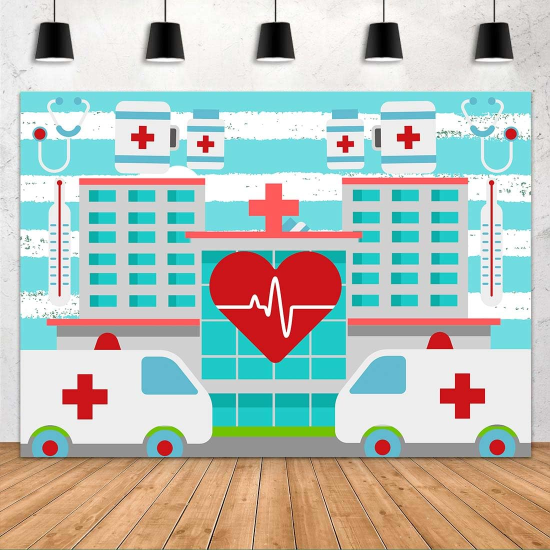
#> input picture GUI_tkinter/Serv_medico/fondo_inicio.jpg, 1100 x 1100 px, found by its file name (shown at 1/2 size); its folder holds only this picture in this run
$ python -i frontend.py   (imports and definitions only)
#> lines starting #> are read from the running program, lines starting #| are printed output that depends on the picture
### GUI_tkinter/Serv_medico/backend.py
from datetime import datetime
import json
import os

# Rutas de los archivos JSON
PERSONAS_JSON = "personas.json"
PACIENTES_JSON = "pacientes.json"
CITAS_JSON = "citas.json"
SERVICIOS_JSON = "servicios.json"
EXPEDIENTES_JSON = "expedientes.json"
DOCTORES_JSON = "doctores.json"

class Personas:
    Lista_personas = []

    # [28 lines left out: functions __init__, cargar_usuarios, guardar_usuarios, not called in this run]


class Pacientes(Personas):
    Lista_pacientes = []

    # [40 lines left out: functions __init__, cargar_pacientes, guardar_pacientes, not called in this run]


class Doctores(Personas):
    Lista_doctores = []

    # [28 lines left out: functions __init__, cargar_doctores, guardar_doctores, not called in this run]


class Citas:
    lista_citas = []

    # [39 lines left out: functions __init__, cargar_citas, guardar_citas, not called in this run]


class Servicios:
    Lista_servicios = []

    # [26 lines left out: functions __init__, cargar_servicios, guardar_servicios, not called in this run]


class Expediente:
    @classmethod
    def cargar_expedientes(cls):
        if os.path.exists(EXPEDIENTES_JSON):
            try:
                with open(EXPEDIENTES_JSON, "r") as file:
                    return json.load(file)
            except json.JSONDecodeError:
                print("Advertencia: El archivo de expedientes está vacío o corrupto. Se inicializó un diccionario vacío.")
        return {}

    # [4 lines left out: function guardar_expedientes, not called in this run]

### GUI_tkinter/Serv_medico/frontend.py
import tkinter as tk
from tkinter import messagebox, ttk
from tkcalendar import Calendar
from backend import *
from datetime import datetime
from PIL import Image, ImageTk

# [5 lines not run here, left out]
expedientes = Expediente.cargar_expedientes()

def ventana_principal():
    global root
    root = tk.Tk()
    root.title("Sistema de Consultorio Médico")
    root.geometry("800x600+0+0")
    root.iconbitmap("C://Users//Jaime//Documents//GitHub//progavan//GUI_tkinter//Serv_medico//medicina.ico")

    imagen_fondo = Image.open("C://Users//Jaime//Documents//GitHub//progavan//GUI_tkinter//Serv_medico//fondo_inicio.jpg")
#> imagen_fondo is the input picture: PIL image 1100x1100 RGB; mean R, G, B 185.1, 191.5, 183.6
    imagen_fondo = imagen_fondo.resize((800, 600))
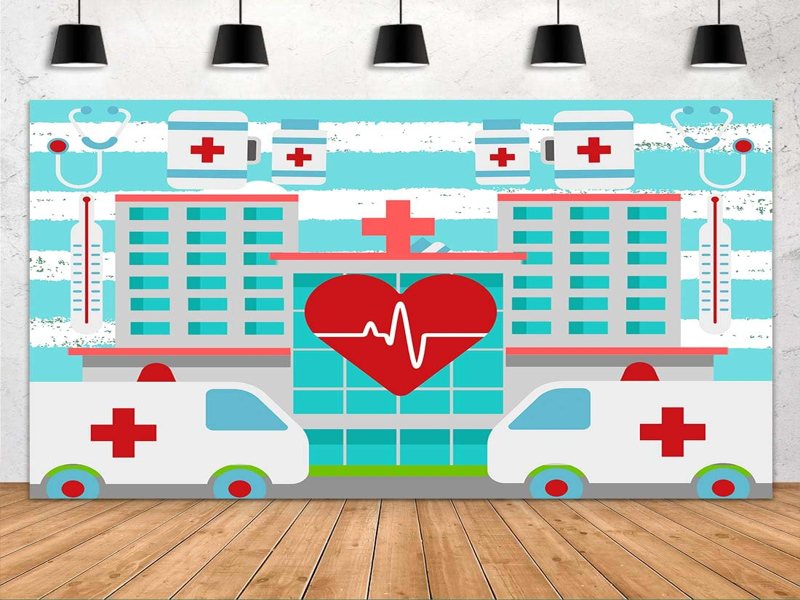
#> imagen_fondo: PIL image 800x600 RGB; mean R, G, B 185.1, 191.5, 183.6
    imagen_fondo = ImageTk.PhotoImage(imagen_fondo)

    fondo_label = tk.Label(root, image=imagen_fondo)
    fondo_label.place(x=0, y=0, relwidth=1, relheight=1)

    titulo = tk.Label(root, text="Hospital de Programación Avanzada", font=("Arial", 24, "bold"), bg="white", fg="navy")
    titulo.place(relx=0.5, rely=0.1, anchor="center")

    frame_botones = tk.Frame(root, bg="white", bd=5, relief="ridge")
    frame_botones.place(relx=0.5, rely=0.5, anchor="center")

    def abrir_doctor():
        root.destroy()
        ventana_doctor()

    def abrir_recepcionista():
        root.destroy()
        ventana_recepcionista()

    boton_doctor = tk.Button(frame_botones, text="Doctor", command=abrir_doctor, width=20, height=3, font=("Arial", 14, "bold"), bg="lightblue", fg="black")
    boton_doctor.pack(pady=10)

    boton_recepcionista = tk.Button(frame_botones, text="Recepcionista", command=abrir_recepcionista, width=20, height=3, font=("Arial", 14, "bold"), bg="lightgreen", fg="black")
    boton_recepcionista.pack(pady=10)

    root.mainloop()

# [629 lines left out: functions ventana_doctor, ventana_recepcionista, not called in this run]

# [1 line not run here, left out]

>>> result = ventana_principal()
